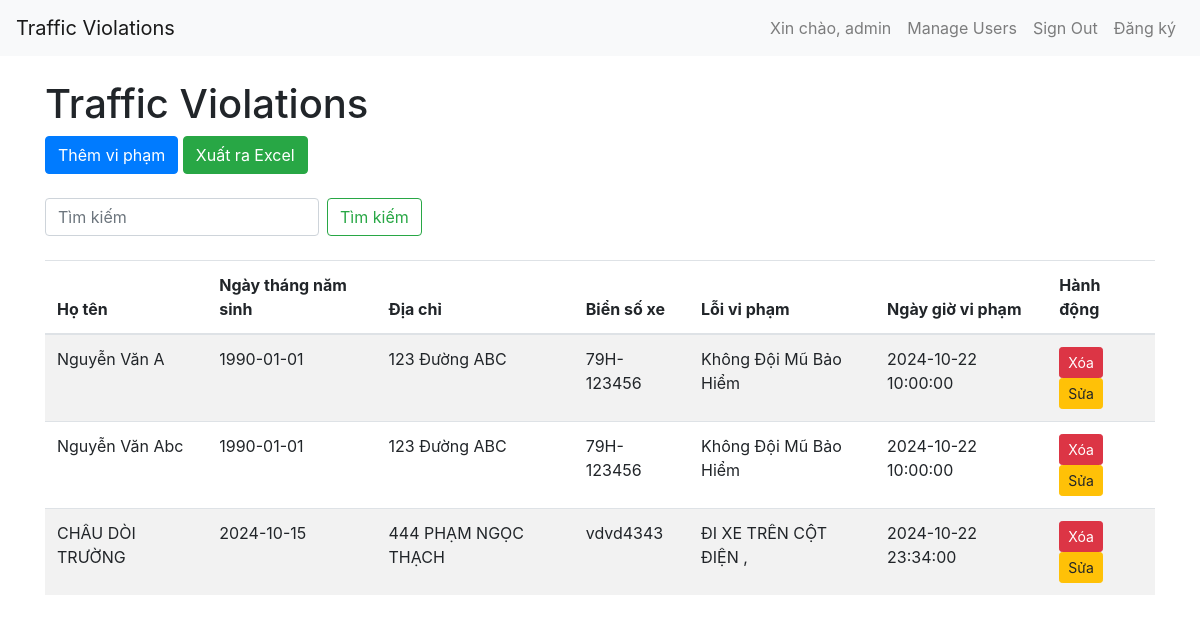
Screenshot of / (signed in) with the database file from the repository.
### app.py (models this page shows, shortened)
class User(UserMixin, db.Model):
    id = db.Column(db.Integer, primary_key=True)
    username = db.Column(db.String(150), unique=True, nullable=False)
    password = db.Column(db.String(150), nullable=False)

class Violation(db.Model):
    id = db.Column(db.Integer, primary_key=True)
    name = db.Column(db.String(100), nullable=False)
    birth_date = db.Column(db.Date, nullable=False)
    address = db.Column(db.String(200), nullable=False)
    license_plate = db.Column(db.String(20), nullable=False)
    violation = db.Column(db.String(200), nullable=False)
    violation_date = db.Column(db.DateTime, nullable=False)

### app.py (the view)
@app.route('/')
@login_required
def index():
    search = request.args.get('search')
    if search:
        violations = Violation.query.filter(
            Violation.name.contains(search) |
            Violation.license_plate.contains(search)
        ).all()
    else:
        violations = Violation.query.all()
    return render_template('index.html', violations=violations)

### app.py (called while the page is built)
@login_manager.user_loader
def load_user(user_id):
    return User.query.get(int(user_id))

### templates/index.html (shortened to what this page needs)
<!DOCTYPE html>
<html>
<head>
    <link rel="stylesheet" href="https://stackpath.bootstrapcdn.com/bootstrap/4.5.2/css/bootstrap.min.css">
</head>
<body>
    <nav class="navbar navbar-expand-lg navbar-light bg-light">
        <a class="navbar-brand" href="#">Traffic Violations</a>
        <div class="collapse navbar-collapse" id="navbarNav">
            <ul class="navbar-nav ml-auto">
                <li class="nav-item">
                    <span class="nav-link">Xin chào, {{ current_user.username }}</span>
                </li>
                <li class="nav-item">
                    <a class="nav-link" href="/users">Manage Users</a>
                </li>
                <li class="nav-item">
                    <a class="nav-link" href="/logout">Sign Out</a>
                </li>
                <li class="nav-item">
                    <a class="nav-link" href="/register">Đăng ký</a>
                </li>
            </ul>
        </div>
    </nav>
    <div class="container">
        <h1 class="mt-4">Traffic Violations</h1>
        <a href="/add" class="btn btn-primary mb-4">Thêm vi phạm</a>
        <a href="/export_excel" class="btn btn-success mb-4">Xuất ra Excel</a>
        <form class="form-inline mb-4" method="GET" action="/">
            <input class="form-control mr-sm-2" type="search" name="search" placeholder="Tìm kiếm" aria-label="Search">
            <button class="btn btn-outline-success my-2 my-sm-0" type="submit">Tìm kiếm</button>
        </form>
        <table class="table table-striped table-responsive">
            <thead>
                <tr>
                    <th>Họ tên</th>
                    <th>Ngày tháng năm sinh</th>
                    <th>Địa chỉ</th>
                    <th>Biển số xe</th>
                    <th>Lỗi vi phạm</th>
                    <th>Ngày giờ vi phạm</th>
                    <th>Hành động</th>
                </tr>
            </thead>
            <tbody>
                {% for violation in violations %}
                    <tr>
                        <td>{{ violation.name }}</td>
                        <td>{{ violation.birth_date }}</td>
                        <td>{{ violation.address }}</td>
                        <td>{{ violation.license_plate }}</td>
                        <td>{{ violation.violation }}</td>
                        <td>{{ violation.violation_date }}</td>
                        <td>
                            <form action="/delete/{{ violation.id }}" method="post" style="display:inline;" onsubmit="return confirmDelete();">
                                <button type="submit" class="btn btn-danger btn-sm">Xóa</button>
                            </form>
                            <a href="/edit/{{ violation.id }}" class="btn btn-warning btn-sm">Sửa</a>
                        </td>
                    </tr>
                {% endfor %}
            </tbody>
        </table>
    </div>
</body>
</html>

### rows the page displays
User: username "admin"
Violation: name "Nguyễn Văn A", birth_date "1990-01-01", address "123 Đường ABC", license_plate "79H-123456", violation "Không Đội Mũ Bảo Hiểm", violation_date "2024-10-22 10:00:00"
Violation: name "Nguyễn Văn Abc", birth_date "1990-01-01", address "123 Đường ABC", license_plate "79H-123456", violation "Không Đội Mũ Bảo Hiểm", violation_date "2024-10-22 10:00:00"
Violation: name "CHÂU DÒI TRƯỜNG", birth_date "2024-10-15", address "444 PHẠM NGỌC THẠCH", license_plate "vdvd4343", violation "ĐI XE TRÊN CỘT ĐIỆN ,", violation_date "2024-10-22 23:34:00"
